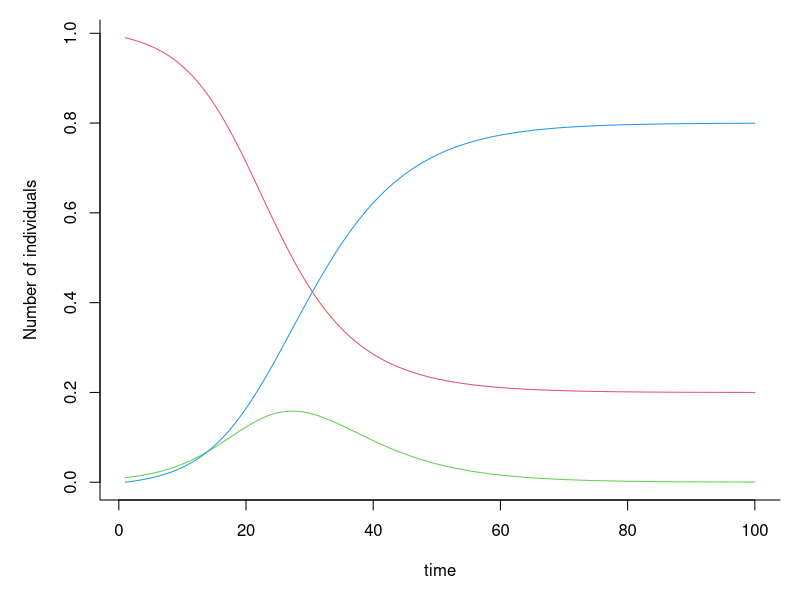

This figure's R source:
##SIR differential equation model

if (!require("deSolve")) install.packages("deSolve")
library(deSolve)

##SIR function
sir <- function(time, state, parms) {
    dS <- -parms$beta * state[1] * state[2]
    dI <-  parms$beta * state[1] * state[2] - parms$gamma * state[2]
    dR <-  parms$gamma * state[2]
    return(list(c(dS, dI, dR)))
}


SIRModel <- function(pop.size=100, initNbInfect=1, beta=.05, gamma=.2, times=seq(1,10,0.01), plotit=TRUE, legend.x=6, legend.y=90){
solution <- ode(y=c(S=pop.size-initNbInfect, I= initNbInfect, R=0), times= times, func=sir, parms=list(beta=beta, gamma=gamma))
if(plotit){
	par(mar=c(5,5,1,1));matplot(solution[,1],solution[,-1], type="l", lty=1, col=2:4, bty="l", xlab="time", ylab="Number of individuals")
    legend(legend.x, legend.y, c("Susceptible", "Infected", "Recovered"), pch = 1, col = 2:4, bty = "n")
    }
return(solution)
}


ans <- SIRModel(pop.size=1, initNbInfect=.01, beta=2/6, gamma=1/6, times=seq(1,100,0.01), plotit=TRUE, legend.x=80, legend.y=95)
